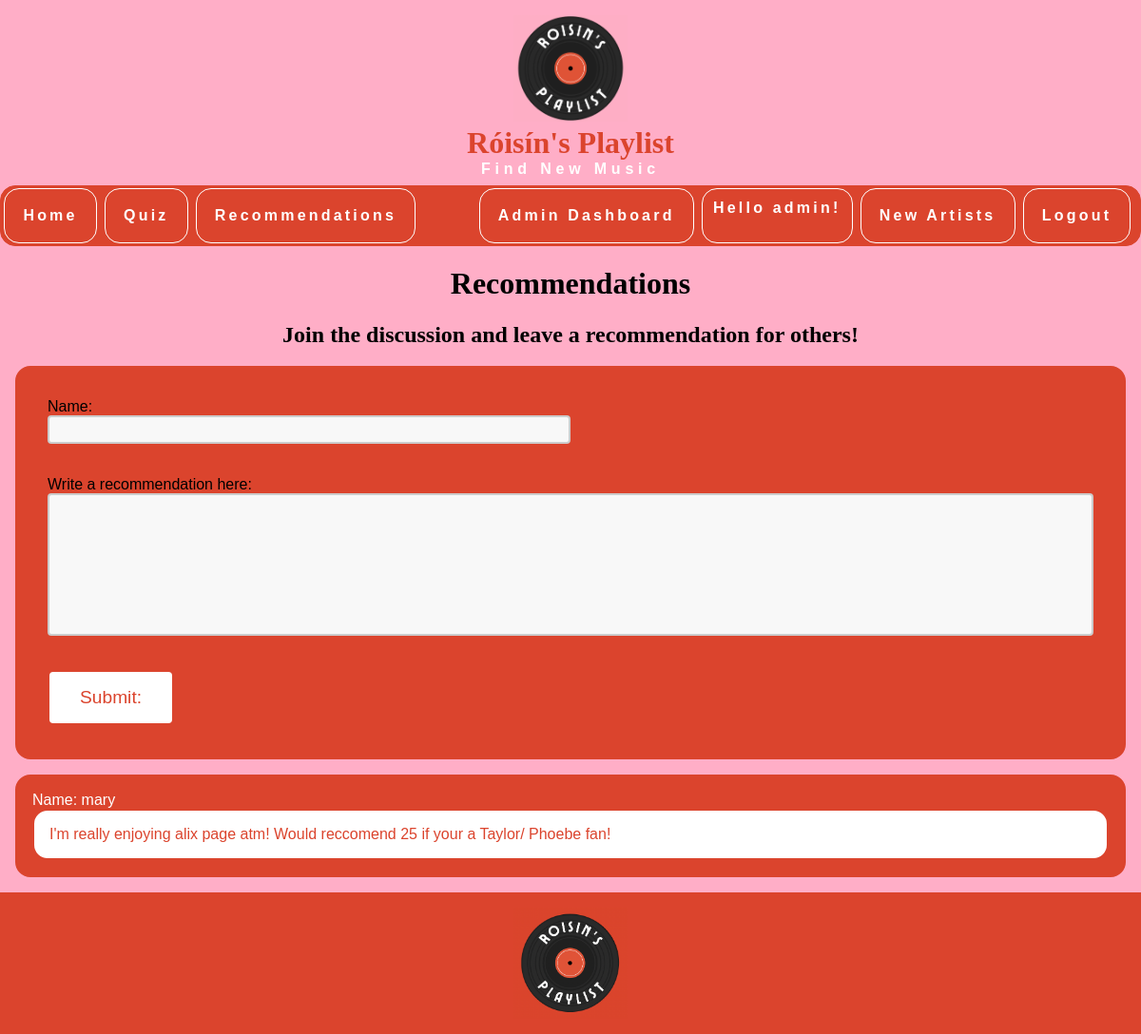
/recommendations (signed in), run on the app's committed database.
### tables this page shows
CREATE TABLE recommendations
( id  INTEGER PRIMARY KEY AUTOINCREMENT,
name TEXT NOT NULL,
rec  TEXT NOT NULL);

### ca1/app.py (the view, shortened to what this page needs)
@app.route("/recommendations",methods=["GET", "POST"])
@login_required
def recommendations():
    form=RecommendationForm()
    message=""
    db = get_db()
    recs=db.execute("""SELECT * FROM recommendations;""").fetchall()
    return render_template("recommendations.html", recs=recs, message=message, form=form)

### ca1/forms.py
class RecommendationForm(FlaskForm):
    name=StringField("Name:", validators=[InputRequired()])
    rec=StringField("Write a recommendation here:", validators=[InputRequired()])
    submit=SubmitField("Submit:")

### ca1/app.py (called while the page is built)
@app.before_request
def load_logged_in_user():
    g.user= session.get("user_id", None)

def login_required(view):
    @wraps(view)
    def wrapped_view(**kwargs):
        if g.user is None:
            return redirect(url_for("login"))
        return view(**kwargs)
    return wrapped_view

### ca1/database.py (called while the page is built)
def get_db():
    if "db" not in g:
        g.db = sqlite3.connect(DATABASE,
            detect_types=sqlite3.PARSE_DECLTYPES
        )
        g.db.row_factory = sqlite3.Row
    return g.db

### ca1/templates/recommendations.html (shortened to what this page needs)
{% extends "base.html" %}
{% block main_content %}
<main>
<h1>Recommendations</h1>
<h2>Join the discussion and leave a recommendation for others!</h2>
<form id = 'recs' action="" method="POST" novalidate>
    {{form.name.label}}
    {{form.name()}}
    <br />
    {{form.rec.label}}
    {{form.rec()}}
    <br/>
    {{form.submit()}}
</form>
<section id='posts'>
{% for rec in recs%}
    <section id='post'>
    <p>Name: {{rec["name"]}}</p>
    <p>{{rec["rec"]}}</p>
    </section>
{% endfor %}
</section>
</main>
{% endblock %}

### ca1/static/styles.css (style rules this page uses)
:root { font-size: 16px; font-family: 'Overpass', sans-serif; --bgcolor: #FFAEC7; --main-color:#DB442D; --alt-color:white; }
html { background-color: var(--bgcolor); }
body { background-color: var(--bgcolor); margin: 0; }
#recs { border: 2px solid var(--main-color); padding: 2em; margin-left: 1em; margin-right: 1em; display: flex; flex-direction: column; justify-content: flex-start; list-style-type: none; align-items:flex-start; }
#post { border: 2px solid var(--main-color); padding: 1em; margin-left: 1em; margin-right: 1em; margin-bottom: 1em; border-radius: 1rem; font-size: 1em; color: var(--alt-color); background-color: var(--main-color); }
#post p +p { padding: 1em; color: var(--main-color); background-color: var(--alt-color); border: 2px solid var(--main-color); border-radius: 1rem; }
form { border: 2px solid var(--main-color); padding: 2em; margin-left: 30em; margin-right: 30em; margin-bottom: 1em; display: flex; flex-direction: column; justify-content: center; list-style-type: none; align-items: center; border-radius: 1rem; background-color: var(--main-color); }
input[type="text"] { margin-bottom: 1em; }
input[type="submit"] { background-color: var(--alt-color); border: none; color: var(--main-color); padding: 16px 32px; text-decoration: none; margin: 4px 2px; cursor: pointer; font-size: 1.2em; border-radius: 4px; }
#rec { width: 100%; height: 150px; padding: 12px 20px; box-sizing: border-box; border: 2px solid #ccc; border-radius: 4px; background-color: #f8f8f8; resize: none; }
input[type="text"] { width: 50%; height: 30px; padding: 12px 20px; box-sizing: border-box; border: 2px solid #ccc; border-radius: 4px; background-color: #f8f8f8; resize: none; font-size: 1em; }
main h1 { text-align: center; font-family: 'PT Serif', serif; }
main h2 { text-align: center; font-family: 'PT Serif', serif; }
p { margin: 0; }

### data on the page
recommendations: name "mary", rec "I'm really enjoying alix page atm! Would reccomend 25 if your a Taylor/ Phoebe fan!"

### other printed values
{{ g.user }} "admin"
